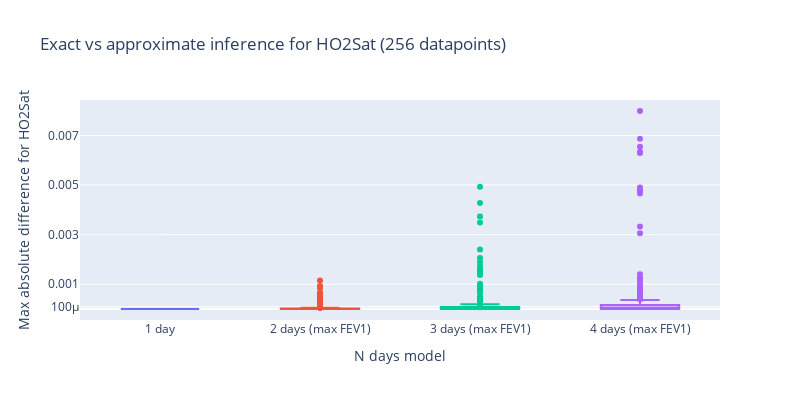

Here is the notebook cell this chart was saved with:
### Code cell
# Create boxplots for each n days models
import plotly.express as px

var = "HO2Sat"
# var = "HFEV1"

maxfev1 = " (max FEV1)" if with_max_FEV1_after_first_round else ""

ref_cols = ["ID", "Day 1", "Age", "Sex", "Height"]

col_to_plot = ref_cols + [
    f"{n_days} days {var} max diff" for n_days in range(1, n_days_total_max + 1)
]
new_col_names = (
    ref_cols
    + ["1 day"]
    + [f"{n_days} days{maxfev1}" for n_days in range(2, n_days_total_max + 1)]
)

df_diffs_plot = df_diffs[col_to_plot]
# Rename columns
df_diffs_plot.columns = new_col_names

df_diffs_melted = df_diffs_plot.melt(
    # id_vars=["ID", "Day 1", "Day 1 idx", "Age", "Sex", "Height"],
    id_vars=ref_cols,
    value_vars=new_col_names,
    var_name="N days model",
    value_name=f"Max absolute difference for {var}",
)

title = f"Exact vs approximate inference for {var} ({len(df_diffs_plot)} datapoints)"

fig = px.box(
    df_diffs_melted,
    x="N days model",
    y=f"Max absolute difference for {var}",
    color="N days model",
    title=title,
    hover_data=ref_cols,
)
# fig.update_yaxes(type="log")
fig.update_layout(showlegend=False, width=800, height=400)
fig.update_yaxes(tickvals=[1e-4, 0.001, 0.003, 0.005, 0.007])
fig.show()
fig.write_image(dh.get_path_to_main() + f"PlotsBreathe/N days model/{title}{maxfev1}.pdf")

### Figure 1 — Plotly figure (JSON) as saved in the notebook; plotly's stock layout.template omitted (floating-point values rounded to 4 significant figures; data arrays with more than 128 entries replaced by an {"elided": "..."} marker saying what was removed)
{"data": [{"alignmentgroup": "True", "customdata": {"elided": "256x5 mixed values"}, "hovertemplate": "N days model=%{x}<br>Max absolute difference for HO2Sat=%{y}<br>ID=%{customdata[0]}<br>Day 1=%{customdata[1]}<br>Age=%{customdata[2]}<br>Sex=%{customdata[3]}<br>Height=%{customdata[4]}<extra></extra>", "legendgroup": "1 day", "marker": {"color": "#636efa"}, "name": "1 day", "notched": false, "offsetgroup": "1 day", "orientation": "v", "showlegend": true, "type": "box", "x": {"elided": "256 str values"}, "x0": " ", "xaxis": "x", "y": {"elided": "256 float values"}, "y0": " ", "yaxis": "y"}, {"alignmentgroup": "True", "customdata": {"elided": "256x5 mixed values"}, "hovertemplate": "N days model=%{x}<br>Max absolute difference for HO2Sat=%{y}<br>ID=%{customdata[0]}<br>Day 1=%{customdata[1]}<br>Age=%{customdata[2]}<br>Sex=%{customdata[3]}<br>Height=%{customdata[4]}<extra></extra>", "legendgroup": "2 days (max FEV1)", "marker": {"color": "#EF553B"}, "name": "2 days (max FEV1)", "notched": false, "offsetgroup": "2 days (max FEV1)", "orientation": "v", "showlegend": true, "type": "box", "x": {"elided": "256 str values"}, "x0": " ", "xaxis": "x", "y": {"elided": "256 float values"}, "y0": " ", "yaxis": "y"}, {"alignmentgroup": "True", "customdata": {"elided": "256x5 mixed values"}, "hovertemplate": "N days model=%{x}<br>Max absolute difference for HO2Sat=%{y}<br>ID=%{customdata[0]}<br>Day 1=%{customdata[1]}<br>Age=%{customdata[2]}<br>Sex=%{customdata[3]}<br>Height=%{customdata[4]}<extra></extra>", "legendgroup": "3 days (max FEV1)", "marker": {"color": "#00cc96"}, "name": "3 days (max FEV1)", "notched": false, "offsetgroup": "3 days (max FEV1)", "orientation": "v", "showlegend": true, "type": "box", "x": {"elided": "256 str values"}, "x0": " ", "xaxis": "x", "y": {"elided": "256 float values"}, "y0": " ", "yaxis": "y"}, {"alignmentgroup": "True", "customdata": {"elided": "256x5 mixed values"}, "hovertemplate": "N days model=%{x}<br>Max absolute difference for HO2Sat=%{y}<br>ID=%{customdata[0]}<br>Day 1=%{customdata[1]}<br>Age=%{customdata[2]}<br>Sex=%{customdata[3]}<br>Height=%{customdata[4]}<extra></extra>", "legendgroup": "4 days (max FEV1)", "marker": {"color": "#ab63fa"}, "name": "4 days (max FEV1)", "notched": false, "offsetgroup": "4 days (max FEV1)", "orientation": "v", "showlegend": true, "type": "box", "x": {"elided": "256 str values"}, "x0": " ", "xaxis": "x", "y": {"elided": "256 float values"}, "y0": " ", "yaxis": "y"}], "layout": {"boxmode": "overlay", "height": 400, "legend": {"title": {"text": "N days model"}, "tracegroupgap": 0}, "showlegend": false, "title": {"text": "Exact vs approximate inference for HO2Sat (256 datapoints)"}, "width": 800, "xaxis": {"anchor": "y", "categoryarray": ["1 day", "2 days (max FEV1)", "3 days (max FEV1)", "4 days (max FEV1)"], "categoryorder": "array", "domain": [0, 1], "title": {"text": "N days model"}}, "yaxis": {"anchor": "x", "domain": [0, 1], "tickvals": [0.0001, 0.001, 0.003, 0.005, 0.007], "title": {"text": "Max absolute difference for HO2Sat"}}}}
